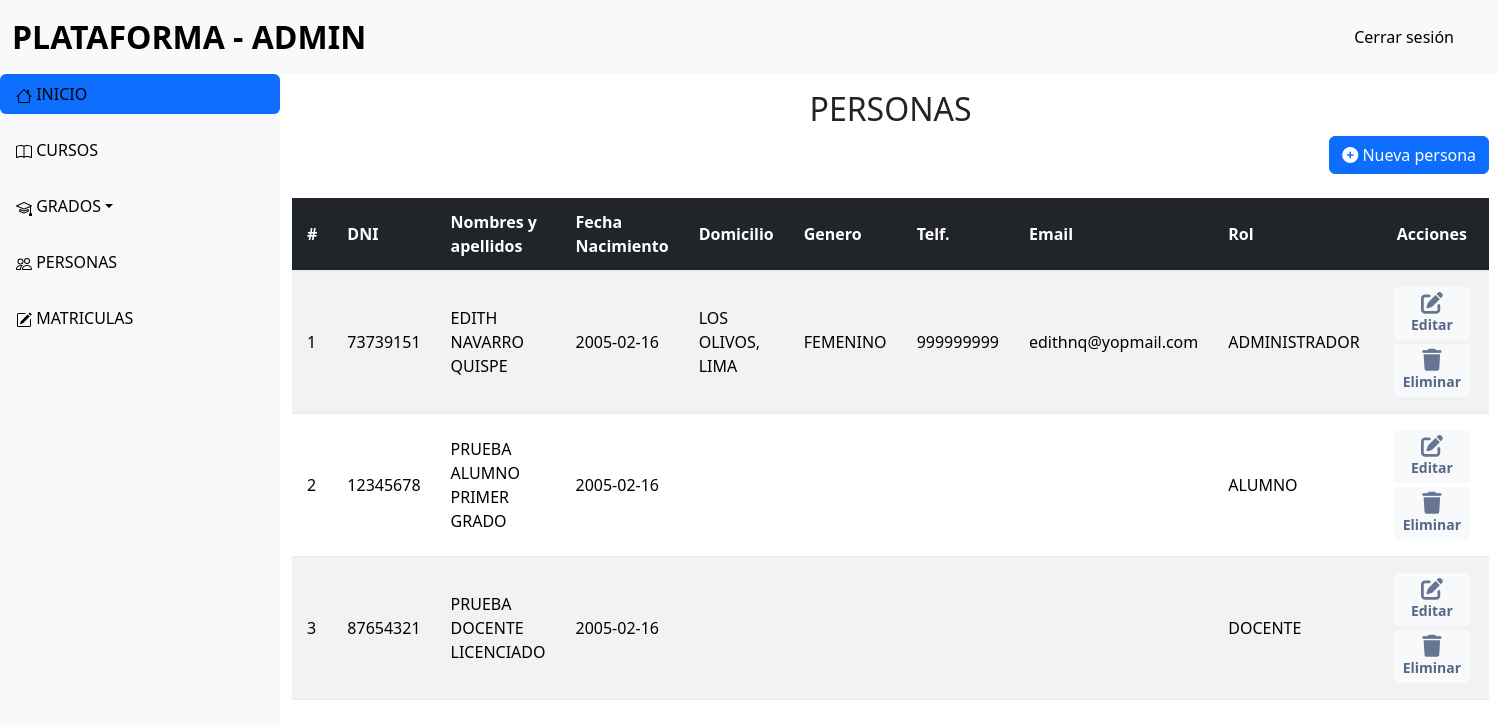
The app's page /APPLICATION/app/matricula/modulos/persona/persona.php with its own data.
### tables this page shows
CREATE TABLE `persona` (
  `ID` int(11) NOT NULL,
  `DNI` int(11) NOT NULL,
  `Nombre` varchar(50) NOT NULL,
  `Apellido` varchar(150) NOT NULL,
  `FechaNacimiento` datetime DEFAULT NULL,
  `Domicilio` varchar(150) DEFAULT NULL,
  `Genero` varchar(10) DEFAULT NULL,
  `Telefono` int(11) DEFAULT NULL,
  `Email` varchar(255) DEFAULT NULL,
  `RolID` int(11) DEFAULT NULL,
  `FechaCreacion` datetime DEFAULT NULL,
  `UsuarioCreacion` varchar(50) NOT NULL,
  `FechaModificacion` datetime DEFAULT NULL,
  `UsuarioModificacion` varchar(50) NOT NULL
);

CREATE TABLE `rol` (
  `ID` int(11) NOT NULL,
  `Descripcion` varchar(200) NOT NULL,
  `Estado` int(11) NOT NULL,
  `Fechacreacion` datetime NOT NULL,
  `Usuariocreacion` varchar(50) NOT NULL,
  `Fechamodificacion` datetime DEFAULT NULL,
  `Usuariomodificacion` varchar(50) DEFAULT NULL
);

### APPLICATION/app/matricula/modulos/persona/persona.php (the view, shortened to what this page needs)
<?php
require '../../../config/database.php';
$sqlpersonas = "SELECT p.ID, p.DNI, p.Nombre, p.Apellido, p.FechaNacimiento, p.Domicilio, p.Genero, p.Telefono, p.Email, r.Descripcion, p.FechaCreacion, p.UsuarioCreacion, p.FechaModificacion, p.UsuarioModificacion
FROM persona AS p INNER JOIN rol AS r ON r.ID = p.RolID";
$personas = $conn->query($sqlpersonas);
?>
<!DOCTYPE html>
<html lang="en">
<head>
    <link rel="stylesheet" href="../../../../assets/css/bootstrap.min.css">
    <link rel="stylesheet" href="../../../../assets/css/all.min.css">
    <link rel="stylesheet" href="../../../../assets/css/styles.css">
</head>
<body>
    <?php include '../cabecera/cabecera.php'; ?>
    <div class="d-flex">
        <?php include '../lateral/lateral.php'; ?>
        <div style="width: 100%;">
            <div class="container py-3">
                <h2 class="text-center">PERSONAS</h2>
                <div class="row justify-content-end">
                    <div class="col-auto">
                        <a href="#" class="btn btn-primary" data-bs-toggle="modal" data-bs-target="#nuevoModal"><i class="fa-solid fa-circle-plus"></i>
                            Nueva persona</a>
                    </div>
                </div>
                <table class="table table-sm table-striped table-hover mt-4">
                    <thead class="table-dark">
                        <tr>
                            <th>#</th>
                            <th>DNI</th>
                            <th>Nombres y apellidos</th>
                            <th>Fecha Nacimiento</th>
                            <th>Domicilio</th>
                            <th>Genero</th>
                            <th>Telf.</th>
                            <th>Email</th>
                            <th>Rol</th>
                            <th colspan="2" class="text-center">Acciones</th>
                        </tr>
                    </thead>
                    <tbody>
                        <?php while ($row = $personas->fetch_assoc()) { ?>
                            <tr>
                                <td><?= $row['ID']; ?></td>
                                <td><?= $row['DNI']; ?></td>
                                <td><?= $row['Nombre'] . ' ' . $row['Apellido']; ?></td>
                                <td><?= date('Y-m-d', strtotime($row['FechaNacimiento'])); ?></td>
                                <td><?= $row['Domicilio'];?></td>
                                <td><?= $row['Genero']; ?></td>
                                <td><?= $row['Telefono']; ?></td>
                                <td><?= $row['Email']; ?></td>
                                <td><?= $row['Descripcion']; ?></td>
                                <td >
                                    <a href="#" class="btn btn-sm btn-light m-1 d-flex flex-column" data-bs-toggle="modal" data-bs-target="#editaModal" data-bs-id="<?= $row['ID']; ?>"><i class="fa-solid fa-pen-to-square"></i> Editar</a>
                                    <a href="#" class="btn btn-sm btn-light m-1 d-flex flex-column" data-bs-toggle="modal" data-bs-target="#eliminaModal" data-bs-id="<?= $row['ID']; ?>"><i class="fa-solid fa-trash"></i></i> Eliminar</a>
                                </td>
                            </tr>
                        <?php } ?>
                    </tbody>
                </table>
            </div>
        </div>
    </div>
</body>
</html>

### APPLICATION/assets/css/styles.css (style rules this page uses)
* { box-sizing: border-box; }
body { margin: 0px; padding: 0px; }
table.table tr th, table.table tr td { border-color: #e9e9e9; padding: 12px 15px; vertical-align: middle; }
table.table tr th:first-child { width: 60px; }
table.table tr th:last-child { width: 100px; }
table.table-striped tbody tr:nth-of-type(odd) { background-color: #fcfcfc; }
table.table td:last-child i { opacity: 0.9; font-size: 22px; margin: 0 5px; }
table.table td a { font-weight: bold; color: #566787; display: inline-block; text-decoration: none; outline: none !important; }
table.table td i { font-size: 19px; }

### records on screen
persona: ID "1", DNI "73739151", Nombre "EDITH", Apellido "NAVARRO QUISPE", FechaNacimiento "2005-02-16", Domicilio "LOS OLIVOS, LIMA", Genero "FEMENINO", Telefono "999999999", Email "edithnq@yopmail.com", RolID.Descripcion "ADMINISTRADOR"
persona: ID "2", DNI "12345678", Nombre "PRUEBA ALUMNO", Apellido "PRIMER GRADO", FechaNacimiento "2005-02-16", RolID.Descripcion "ALUMNO"
persona: ID "3", DNI "87654321", Nombre "PRUEBA DOCENTE", Apellido "LICENCIADO", FechaNacimiento "2005-02-16", RolID.Descripcion "DOCENTE"
